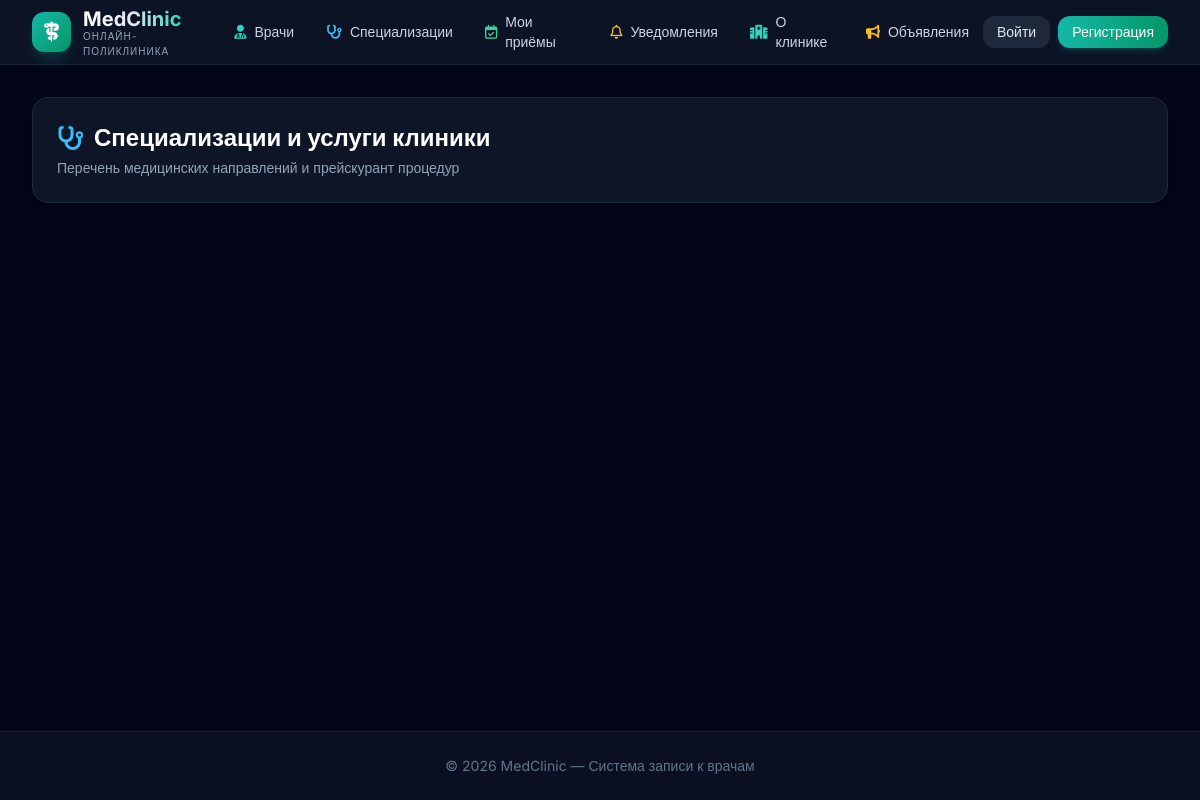
The page /doctors/specializations/ on the database as committed earlier.
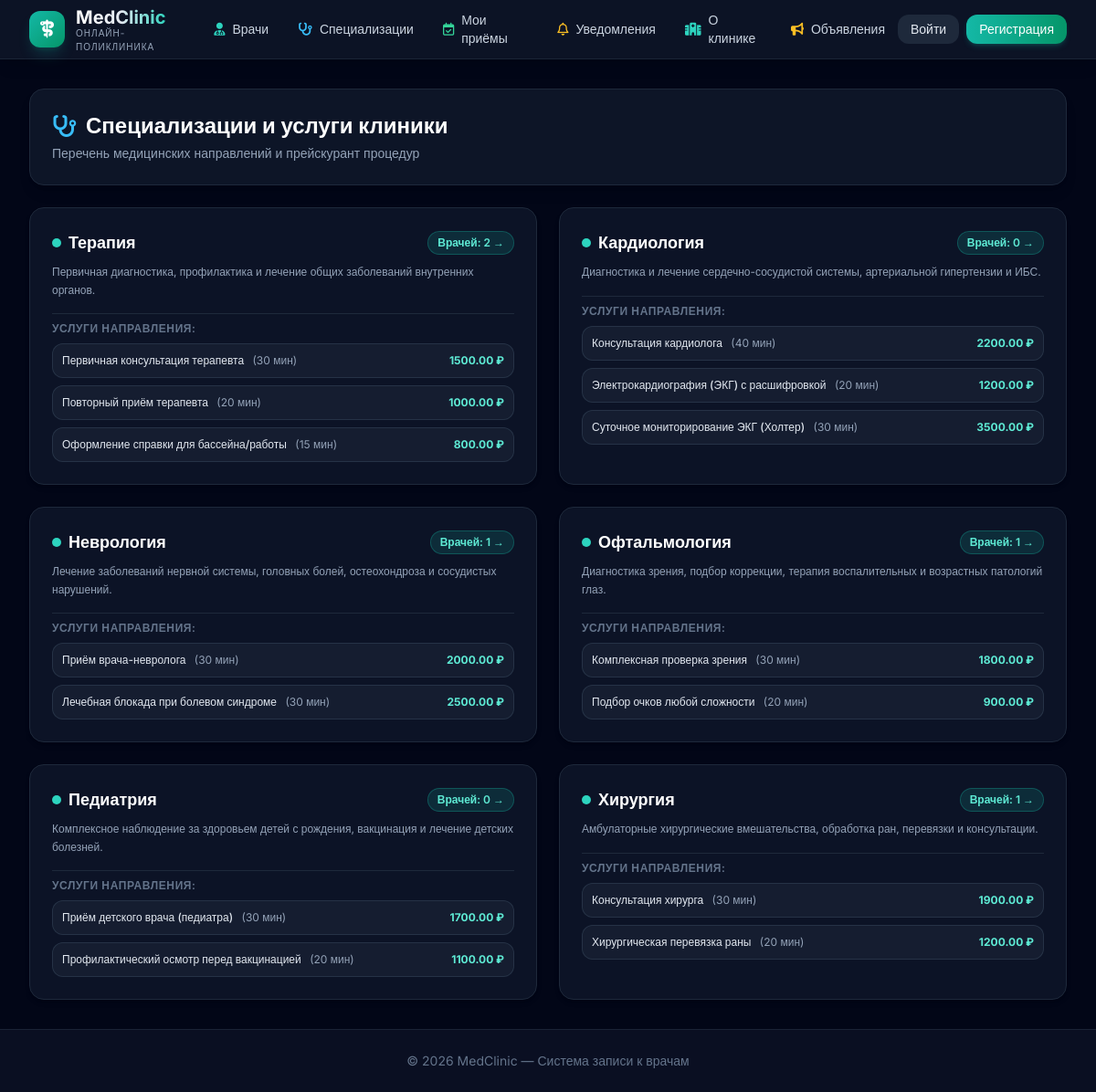
The same page on the database as committed later.
### doctors/models.py (models this page shows, shortened)
class Specialization(models.Model):
    name = models.CharField(max_length=50)
    description = models.TextField(blank=True)

class Service(models.Model):
    name = models.CharField(max_length=50)
    description = models.TextField()
    price = models.DecimalField(max_digits=10, decimal_places=2)
    duration=models.PositiveIntegerField()
    specialization  = models.ForeignKey(Specialization , on_delete=models.SET_NULL,null=True,blank=True,related_name='services')

### doctors/views.py (the view, shortened to what this page needs)
# urls.py: path('specializations/', specialization_list, name='specialization_list'),
def specialization_list(request):
    specializations = Specialization.objects.all().prefetch_related('services', 'doctors')
    return render(request, 'doctors/specialization_list.html', {
        'specializations': specializations,
    })

### templates/doctors/specialization_list.html (shortened to what this page needs)
{% extends 'base.html' %}
{% block content %}
<div class="space-y-6">
    <div class="flex flex-col sm:flex-row sm:items-center justify-between gap-4 bg-slate-900/90 border border-slate-800 p-6 rounded-2xl shadow-lg">
        <div>
            <h1 class="text-2xl font-bold text-white flex items-center gap-2.5">
                <i class="fa-solid fa-stethoscope text-sky-400"></i>
                <span>Специализации и услуги клиники</span>
            </h1>
            <p class="text-slate-400 text-sm mt-1">Перечень медицинских направлений и прейскурант процедур</p>
        </div>
    </div>
    <div class="grid grid-cols-1 md:grid-cols-2 gap-6">
        {% for spec in specializations %}
            <div class="bg-slate-900/80 border border-slate-800 hover:border-slate-700 rounded-2xl p-6 shadow-md transition flex flex-col justify-between space-y-4">
                <div>
                    <div class="flex items-center justify-between gap-2 mb-2">
                        <h2 class="text-lg font-bold text-white flex items-center gap-2">
                            <span class="w-2.5 h-2.5 rounded-full bg-teal-400"></span>
                            {{ spec.name }}
                        </h2>
                        <a href="/doctors/?specialization={{ spec.id }}" class="text-xs font-semibold px-2.5 py-1 rounded-full bg-teal-500/15 text-teal-300 border border-teal-500/30 hover:bg-teal-500/25 transition">
                            Врачей: {{ spec.doctors.count }} &rarr;
                        </a>
                    </div>
                    {% if spec.description %}
                        <p class="text-xs text-slate-400 mb-4 leading-relaxed">
                            {{ spec.description }}
                        </p>
                    {% endif %}
                    <div class="space-y-2 pt-2 border-t border-slate-800">
                        <div class="text-xs font-semibold uppercase tracking-wider text-slate-500">Услуги направления:</div>
                        {% if spec.services.all %}
                            <div class="space-y-2">
                                {% for s in spec.services.all %}
                                    <div class="flex justify-between items-center p-2.5 rounded-xl bg-slate-800/50 border border-slate-700/60 text-xs">
                                        <div>
                                            <span class="font-medium text-slate-200">{{ s.name }}</span>
                                            <span class="text-slate-400 ml-1.5">({{ s.duration }} мин)</span>
                                        </div>
                                        <span class="font-bold text-teal-300">{{ s.price }} ₽</span>
                                    </div>
                                {% endfor %}
                            </div>
                        {% else %}
                            <div class="text-xs text-slate-500 italic py-1">Список услуг формируется</div>
                        {% endif %}
                    </div>
                </div>
            </div>
        {% endfor %}
    </div>
</div>
{% endblock %}

Rows that differ between the two databases and show on the page:
added Specialization: name "Терапия", doctors.count "2", description "Первичная диагностика, профилактика и лечение общих заболеваний внутренних органов."
added Service: name "Первичная консультация терапевта", duration "30", price "1500.00", shown under "Терапия"
added Service: name "Повторный приём терапевта", duration "20", price "1000.00", shown under "Терапия"
added Service: name "Оформление справки для бассейна/работы", duration "15", price "800.00", shown under "Терапия"
added Specialization: name "Кардиология", doctors.count "0", description "Диагностика и лечение сердечно-сосудистой системы, артериальной гипертензии и ИБС."
added Service: name "Консультация кардиолога", duration "40", price "2200.00", shown under "Кардиология"
added Service: name "Электрокардиография (ЭКГ) с расшифровкой", duration "20", price "1200.00", shown under "Кардиология"
added Service: name "Суточное мониторирование ЭКГ (Холтер)", duration "30", price "3500.00", shown under "Кардиология"
added Specialization: name "Неврология", doctors.count "1", description "Лечение заболеваний нервной системы, головных болей, остеохондроза и сосудистых нарушений."
added Service: name "Приём врача-невролога", duration "30", price "2000.00", shown under "Неврология"
added Service: name "Лечебная блокада при болевом синдроме", duration "30", price "2500.00", shown under "Неврология"
added Specialization: name "Офтальмология", doctors.count "1", description "Диагностика зрения, подбор коррекции, терапия воспалительных и возрастных патологий глаз."
added Service: name "Комплексная проверка зрения", duration "30", price "1800.00", shown under "Офтальмология"
added Service: name "Подбор очков любой сложности", duration "20", price "900.00", shown under "Офтальмология"
added Specialization: name "Педиатрия", doctors.count "0", description "Комплексное наблюдение за здоровьем детей с рождения, вакцинация и лечение детских болезней."
added Service: name "Приём детского врача (педиатра)", duration "30", price "1700.00", shown under "Педиатрия"
added Service: name "Профилактический осмотр перед вакцинацией", duration "20", price "1100.00", shown under "Педиатрия"
added Specialization: name "Хирургия", doctors.count "1", description "Амбулаторные хирургические вмешательства, обработка ран, перевязки и консультации."
added Service: name "Консультация хирурга", duration "30", price "1900.00", shown under "Хирургия"
added Service: name "Хирургическая перевязка раны", duration "20", price "1200.00", shown under "Хирургия"
